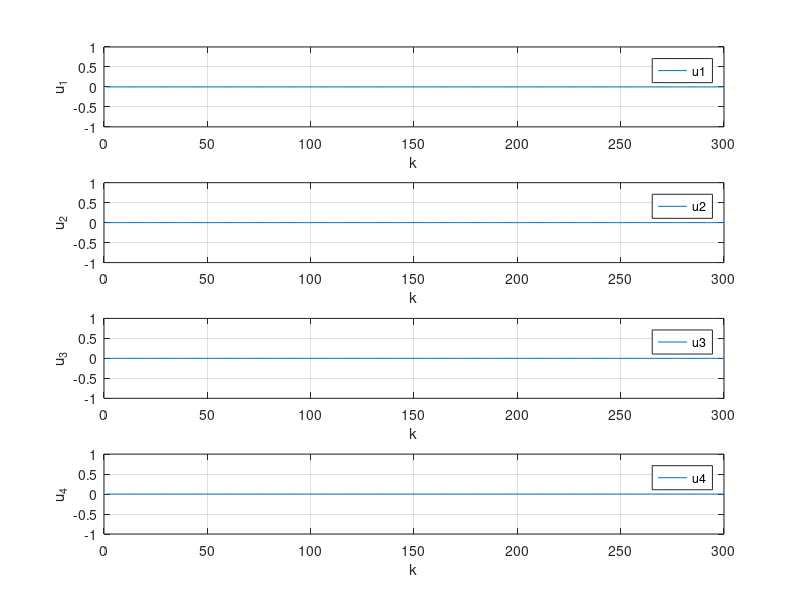

This chart was generated by the following MATLAB code: (Note: this script raises an error after producing the figure.)
addpath('../../../../../../matlab2tikz-master/src/');
outputFile = 'proj_zadanie1u.tex';

y1 = dlmread('zad1_y1.csv','\t');
y2 = dlmread('zad1_y2.csv','\t');
y3 = dlmread('zad1_y3.csv','\t');
u1 = dlmread('zad1_u1.csv','\t');
u2 = dlmread('zad1_u2.csv','\t');
u3 = dlmread('zad1_u3.csv','\t');
u4 = dlmread('zad1_u4.csv','\t');

%%z = dlmread('zad6_z_best_nie_licz_zakl.csv','\t');
%x = 1:length(x);

figure(1);


subplot(4,1, 1);
plot(u1);
ylabel('u_1');
xlabel('k');
grid on;
legend('u1', 'Location', 'NorthEast');

subplot(4,1, 2);
plot(u2);
ylabel('u_2');
 xlabel('k');
grid on;
legend('u2', 'Location', 'NorthEast');

subplot(4,1, 3);
plot(u3);
ylabel('u_3');
 xlabel('k');
grid on;
legend('u3', 'Location', 'NorthEast');

subplot(4,1, 4);
plot(u4);
ylabel('u_4');
 xlabel('k');
grid on;
legend('u4', 'Location', 'NorthEast');

% figure(2);
% 
% subplot(3,1, 1);
% plot(y1);
% ylabel('y_1');
%  xlabel('k');
% grid on;
% 
% subplot(3,1, 2);
% plot(y2);
% ylabel('y_2');
%  xlabel('k');
% grid on;
% 
% subplot(3,1, 3);
% 
% plot(y3);
% %xlim([min(x) max(x)]);
% %title('y');
% %xlabel('k');
% 
% ylabel('y_3');
%  xlabel('k');
%legend('y', 'Location', 'NorthEast');
%ylim([floor(min(y)) ceil(0.5+max(y))]);
grid on;
box on;

% subplot(,1, 2);
% hold on;
% %stairs(x,u);
% plot(x,u);
% plot(x,u1);
% plot(x,u2);
% plot(x,u3);
% plot(x,u4);
% xlim([min(x) max(x)]);
% %title('u');
% %xlabel('k');
% ylabel('u');
% legend('u', 'Location', 'NorthEast');
% grid on;
% box on;

% subplot(3,1, 3);
% hold on;
% stairs(x,z);
% xlim([min(x) max(x)]);
% %title('z');
% xlabel('k');
% ylabel('z');
% legend('z', 'Location', 'NorthEast');
% grid on;
% box on;

% dwie linijki poni�ej zapewniaj� poprawne ustawienie wykresu w pdf-ie
% oraz pozwalaj� nazwa� wykres pod spodem
%beforeFigure = [sprintf('\\begin{figure}[H] \n\\centering')];
%afterFigure = [sprintf('\\caption{%s}\n\\end{figure}', title)];

matlab2tikz(outputFile, ...
    'showInfo', false, ...
    'encoding', 'UTF-8');
%    'extraCode', beforeFigure, ...
%    'extraCodeAtEnd', afterFigure);
hold off;
%close(1)